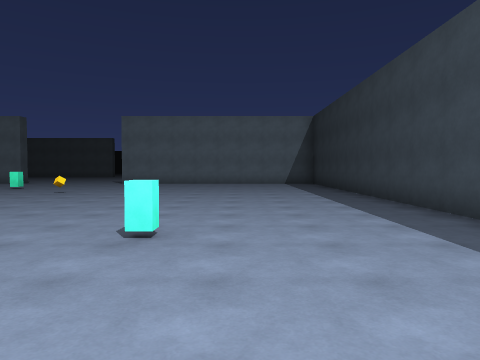
View 1 (above)

24 first-person views from a walk through a 3-D level made in the Unity game engine. The camera is 1.4 m above the floor, tilts 2° down and sees 70° across. The floor is counted in squares, 2 m on a side. Each view is taken from the middle of a square. On the plan, view 1 faces up. The plan holds only what a view shows up to about 11 squares ahead; the rest is blank. The place goes on beyond the plan. The player character is not drawn.

View 2
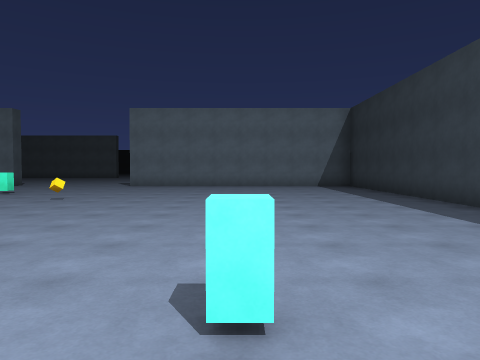

View 3
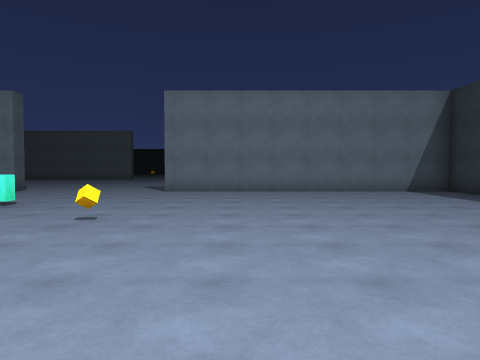

View 4
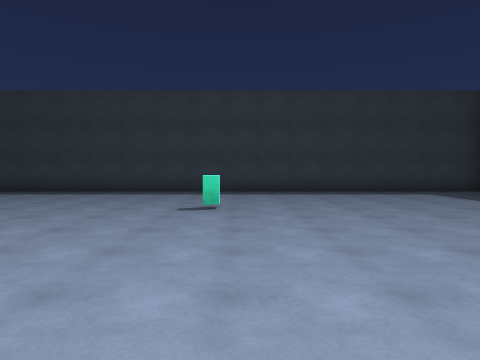

View 5
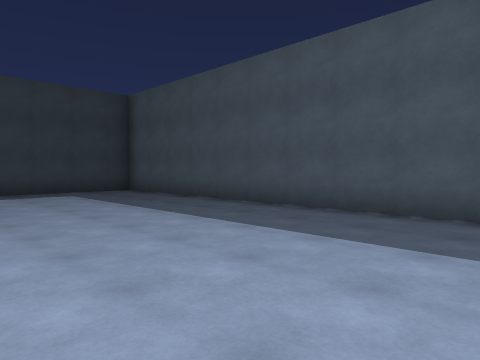

View 6
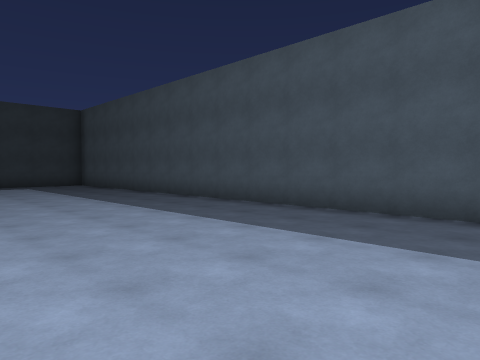

View 7
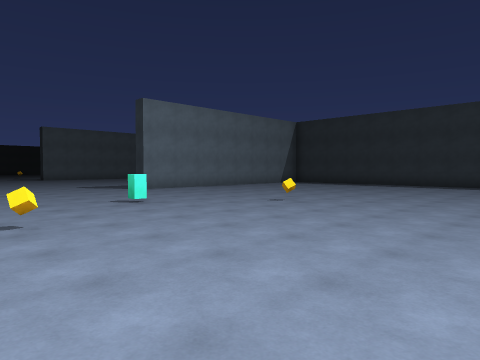

View 8
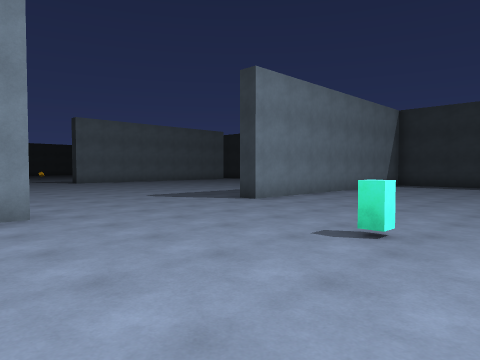

View 9
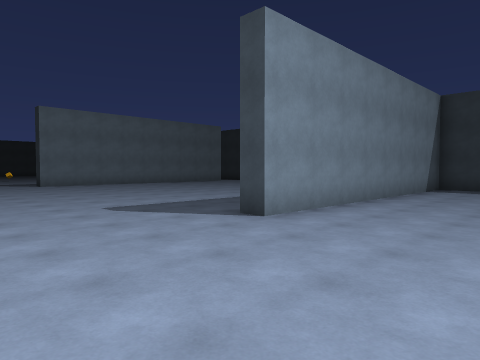

View 10
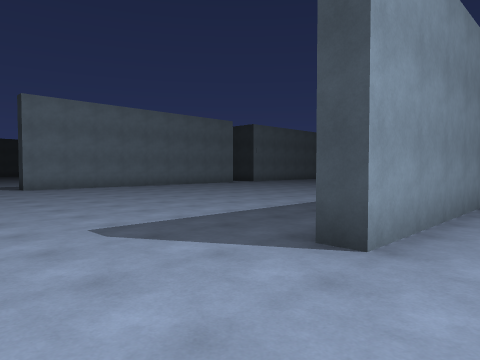

View 11
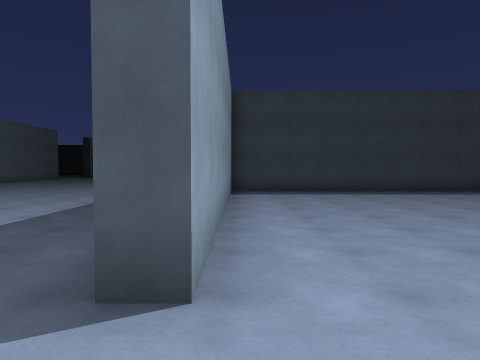

View 12
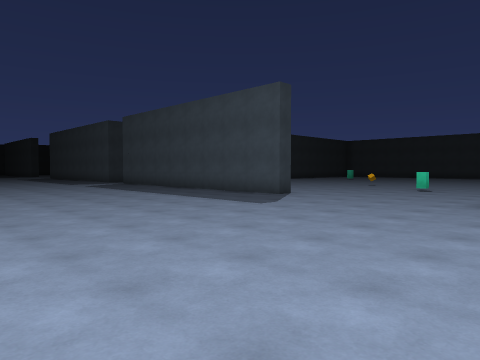

View 13
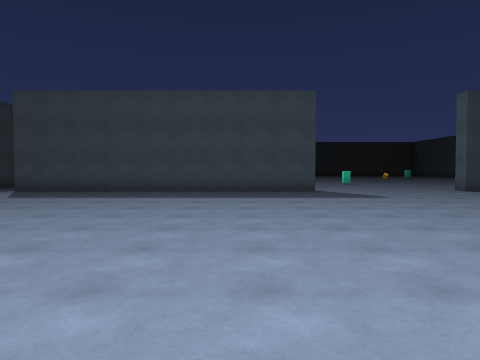

View 14
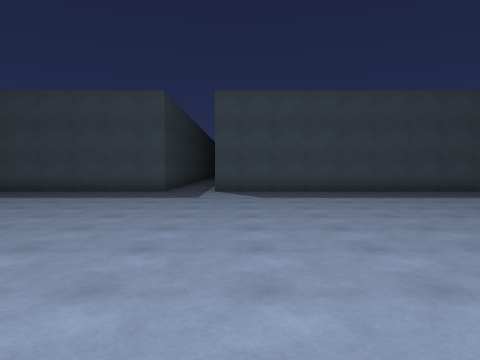

View 15
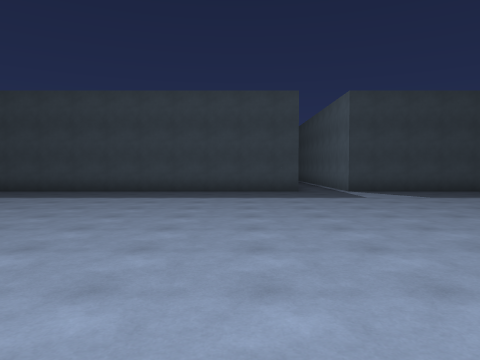

View 16
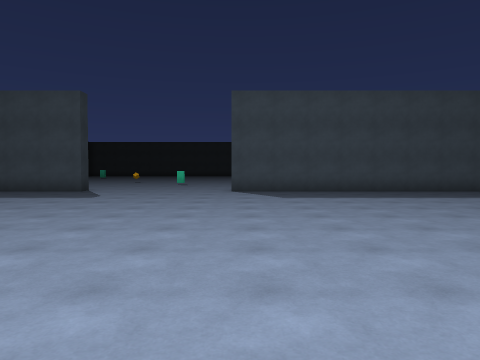

View 17
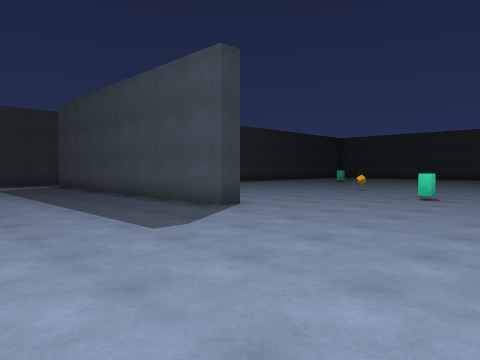

View 18
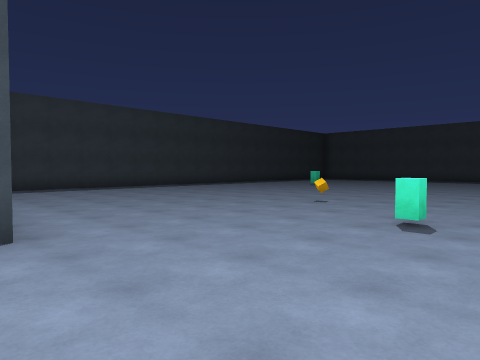

View 19
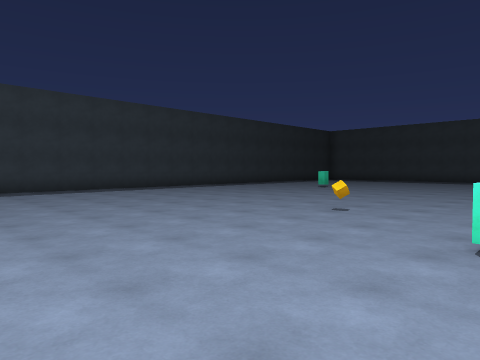

View 20
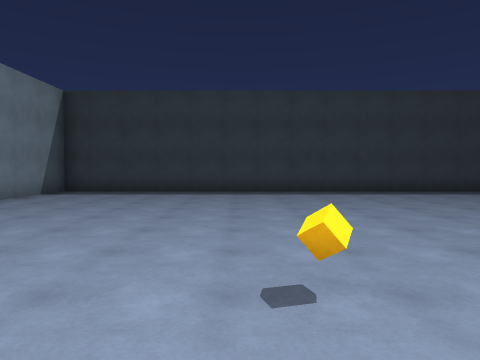

View 21
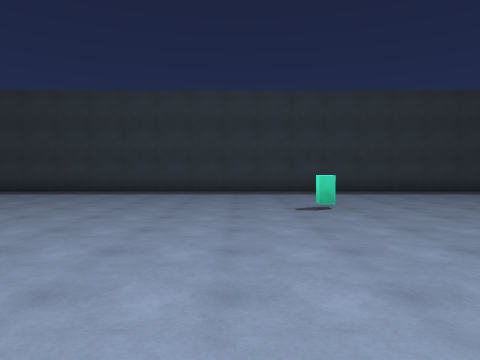

View 22
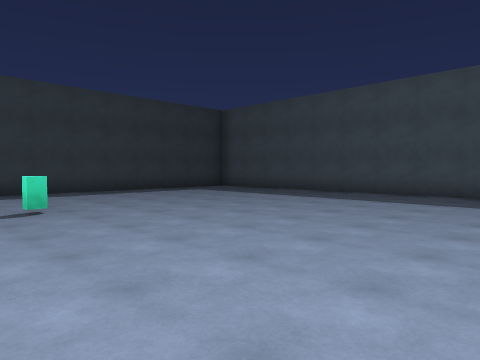

View 23
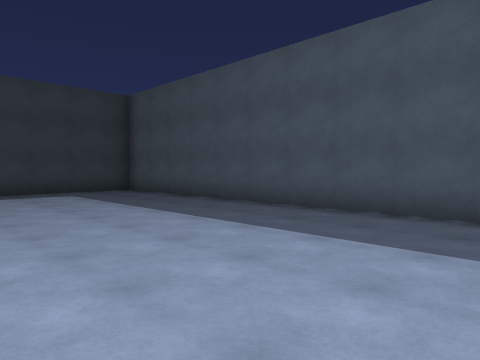

View 24
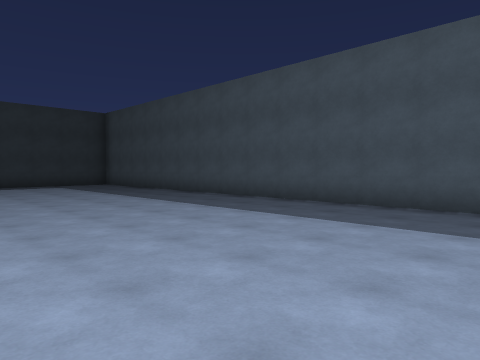

### Floor plan
Points are (right, up) in squares from view 1. A wall is a line through its corners. A room is listed if a view was taken in it or the views show most of it. See-through windows are left out.
Room 1 (views 1, 2, 3, 4, 5, 6, 7, 8, 9, 10, 11, 12, 13, 14, 15, 16, 17, 18)
walls: (5.2, 15) (5.2, 15.7) (14.2, 15.7); (-4.6, 26.2) (-5.2, 26.2) (-5.2, 26.8); (18.7, 15.7) (25.4, 15.7); (-10.2, 15.7) (-9.8, 15.7) (-9.8, 15.2) (-10.2, 15.2); (-10.1, -4.3) (3.3, -4.3) (3.3, 15.2) (-5.2, 15.2) (-5.2, 15.7) (3.7, 15.7) (3.7, 15)
ways out: opening at (16.5, 15.8) to room 2
objects: other object (-10, 10); other object (-8, 12); other object (-5, 10); other object (-1, 4)
Room 2 (views 19, 20, 21, 22, 23, 24)
walls: (14, -4.3) (27.2, -4.3) (27.2, 15.2) (24.4, 15.2); (18.7, 15.1) (18.7, 15.7)
ways out: opening at (16.5, 15.8) to room 1
objects: other object (16, 12); other object (19, 10); other object (23, 4)

Where each view was taken, in squares from view 1:
view 1: 0 up, 0 right, facing up
view 2: 2 up, 1 left, facing up
view 3: 5 up, 3 left, facing up
view 4: 3 up, 7 left, facing right
view 5: 1 up, 7 left, facing down-right
view 6: 1 up, 11 left, facing down-right
view 7: 5 up, 11 left, facing up-right
view 8: 10 up, 11 left, facing up-right
view 9: 12 up, 9 left, facing up-right
view 10: 14 up, 8 left, facing up-right
view 11: 15 up, 7 left, facing right
view 12: 23 up, 11 left, facing down-right
view 13: 26 up, 3 left, facing down
view 14: 26 up, 3 right, facing down
view 15: 26 up, 7 right, facing down
view 16: 26 up, 14 right, facing down
view 17: 20 up, 14 right, facing down-right
view 18: 16 up, 15 right, facing down-right
view 19: 15 up, 16 right, facing down-right
view 20: 10 up, 17 right, facing right
view 21: 5 up, 17 right, facing right
view 22: 5 up, 17 right, facing down-right
view 23: 1 up, 17 right, facing down-right
view 24: 2 up, 13 right, facing down-right
